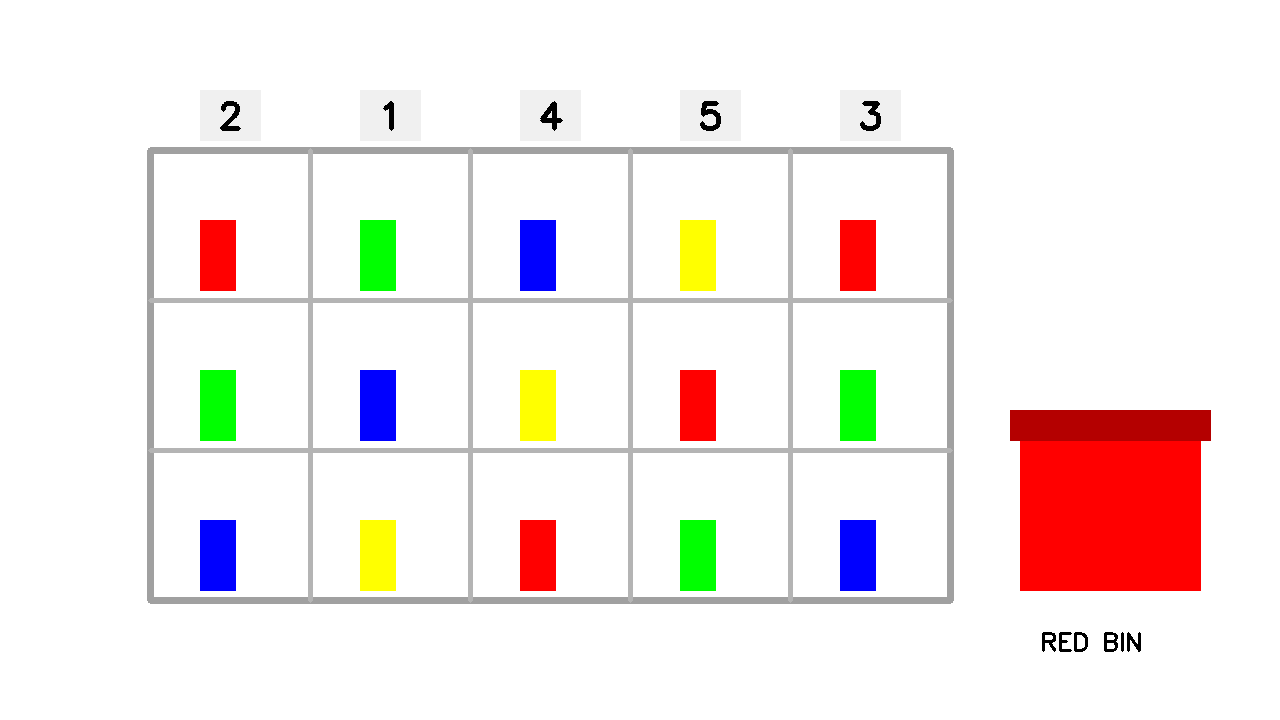
#> input picture cv_experiments/competition_test_scene.png, 1280 x 720 px
$ python classify_objects.py
#> lines starting #> are read from the running program, lines starting #| are printed output that depends on the picture; after the words box and inside, x2 and y2 are one past the last pixel; in counts of white or black regions, pixels touching at a corner belong together
import cv2
import numpy as np


# --------------------------------------------------
# LOAD IMAGE
# --------------------------------------------------

image = cv2.imread("competition_test_scene.png")
#> image is the input picture: shape (720, 1280, 3); mean B, G, R 234, 236.1, 244.8

if image is None:
    raise RuntimeError(
        "ERROR: Could not load competition_test_scene.png"
    )

output = image.copy()

hsv = cv2.cvtColor(image, cv2.COLOR_BGR2HSV)
#> hsv: shape (720, 1280, 3); mean H, S, V 2.2, 19.8, 250.5


# --------------------------------------------------
# HSV COLOR RANGES
# --------------------------------------------------

color_ranges = {

    "GREEN": [
        (
            np.array([35, 100, 100]),
            np.array([85, 255, 255])
        )
    ],

    "BLUE": [
        (
            np.array([90, 100, 100]),
            np.array([130, 255, 255])
        )
    ],

    "YELLOW": [
        (
            np.array([20, 100, 100]),
            np.array([35, 255, 255])
        )
    ],

    "RED": [
        (
            np.array([0, 100, 100]),
            np.array([10, 255, 255])
        ),
        (
            np.array([170, 100, 100]),
            np.array([179, 255, 255])
        )
    ]
}


# --------------------------------------------------
# CREATE MASK
# --------------------------------------------------

def create_mask(hsv_image, ranges):

    final_mask = np.zeros(
        hsv_image.shape[:2],
        dtype=np.uint8
    )

    for lower, upper in ranges:

        current_mask = cv2.inRange(
            hsv_image,
            lower,
            upper
        )

        final_mask = cv2.bitwise_or(
            final_mask,
            current_mask
        )

    return final_mask


# --------------------------------------------------
# CLASSIFY OBJECT
# --------------------------------------------------

def classify_object(color_name, x, y, w, h, area):

    aspect_ratio = w / float(h)

    # Large red object = collection bin
    if (
        color_name == "RED"
        and area > 10000
        and w > 100
        and h > 100
    ):
        return "COLLECTION BIN"

    # Tall, narrow colored object = book
    if (
        area > 1000
        and area < 10000
        and h > w
        and aspect_ratio < 0.8
    ):
        return f"{color_name} BOOK"

    return "UNKNOWN"


# --------------------------------------------------
# PROCESS COLORS
# --------------------------------------------------

detections = []

for color_name, ranges in color_ranges.items():

    mask = create_mask(
        hsv,
        ranges
    )

    contours, _ = cv2.findContours(
        mask,
        cv2.RETR_EXTERNAL,
        cv2.CHAIN_APPROX_SIMPLE
    )

    for contour in contours:

        area = cv2.contourArea(contour)

        if area < 500:
            continue

        x, y, w, h = cv2.boundingRect(contour)

        center_x = x + w // 2
        center_y = y + h // 2

        aspect_ratio = w / float(h)

        object_type = classify_object(
            color_name,
            x,
            y,
            w,
            h,
            area
        )

        detection = {
            "type": object_type,
            "color": color_name,
            "center_x": center_x,
            "center_y": center_y,
            "width": w,
            "height": h,
            "area": area,
            "aspect_ratio": aspect_ratio
        }

        detections.append(detection)

        # ------------------------------------------
        # DRAW RESULT
        # ------------------------------------------

        if object_type == "COLLECTION BIN":
            box_color = (255, 0, 255)

        elif "BOOK" in object_type:
            box_color = (0, 180, 0)

        else:
            box_color = (0, 0, 0)

        cv2.rectangle(
            output,
            (x, y),
            (x + w, y + h),
            box_color,
            3
        )

        cv2.circle(
            output,
            (center_x, center_y),
            5,
            (0, 0, 0),
            -1
        )

        cv2.putText(
            output,
            object_type,
            (x, y - 10),
            cv2.FONT_HERSHEY_SIMPLEX,
            0.55,
            box_color,
            2
        )
#> this loop made 4 passes
#> pass 1, `mask = create_mask( hsv, ranges )`:
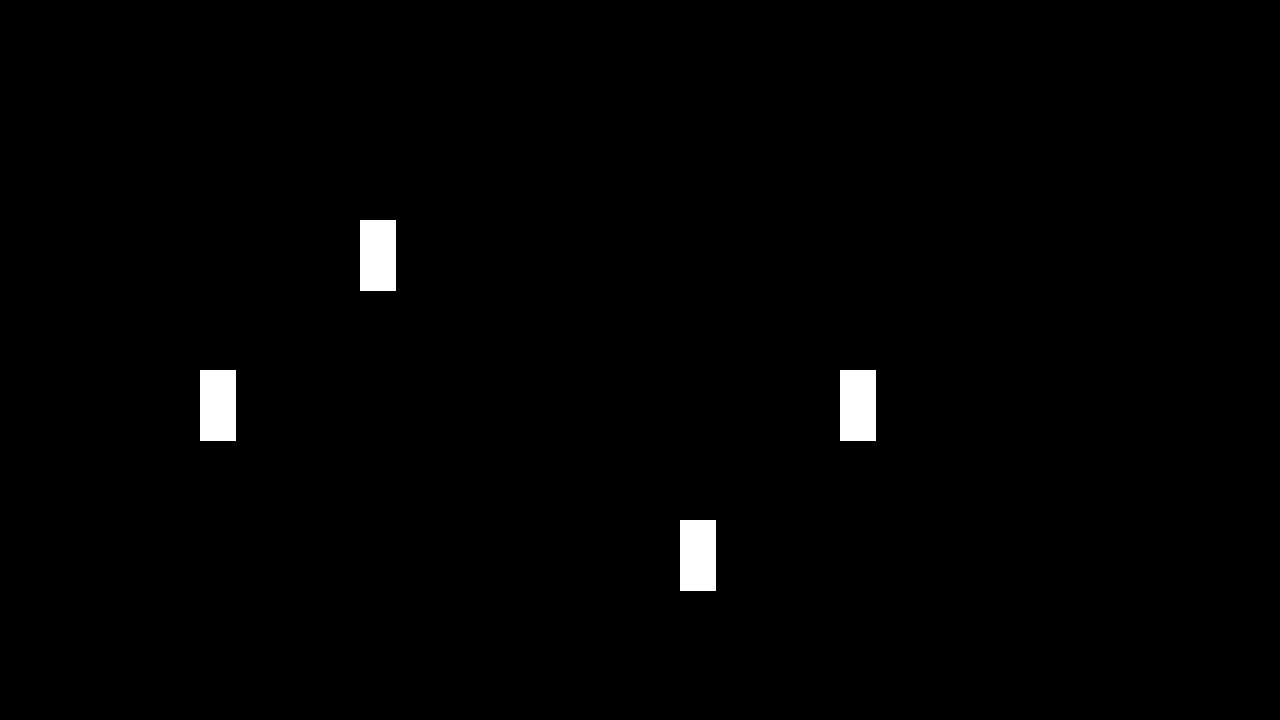
#> mask: shape (720, 1280); 1.1% white; 4 white regions, box (x1, y1, x2, y2) and area: (360, 220, 396, 291) 2556, (200, 370, 236, 441) 2556, (840, 370, 876, 441) 2556, (680, 520, 716, 591) 2556
#> pass 3, `mask = create_mask( hsv, ranges )`:
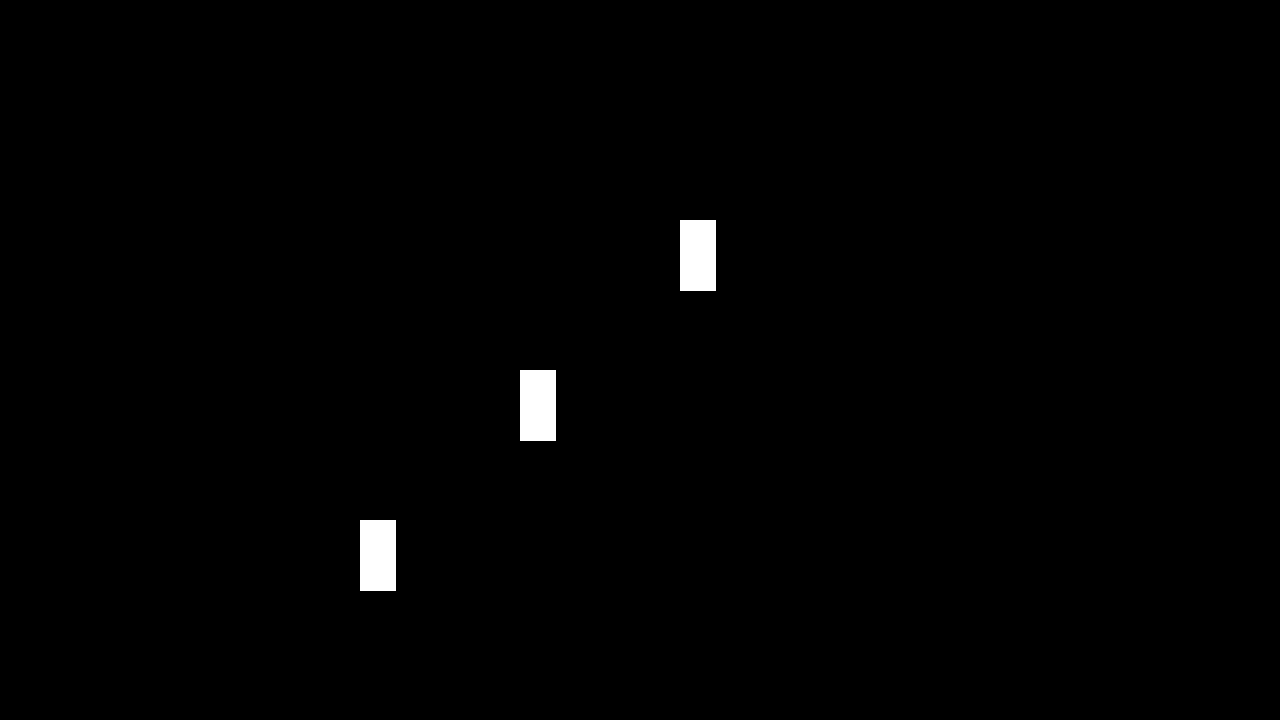
#> mask: shape (720, 1280); 0.83% white; 3 white regions, box (x1, y1, x2, y2) and area: (680, 220, 716, 291) 2556, (520, 370, 556, 441) 2556, (360, 520, 396, 591) 2556
#> after the loop:
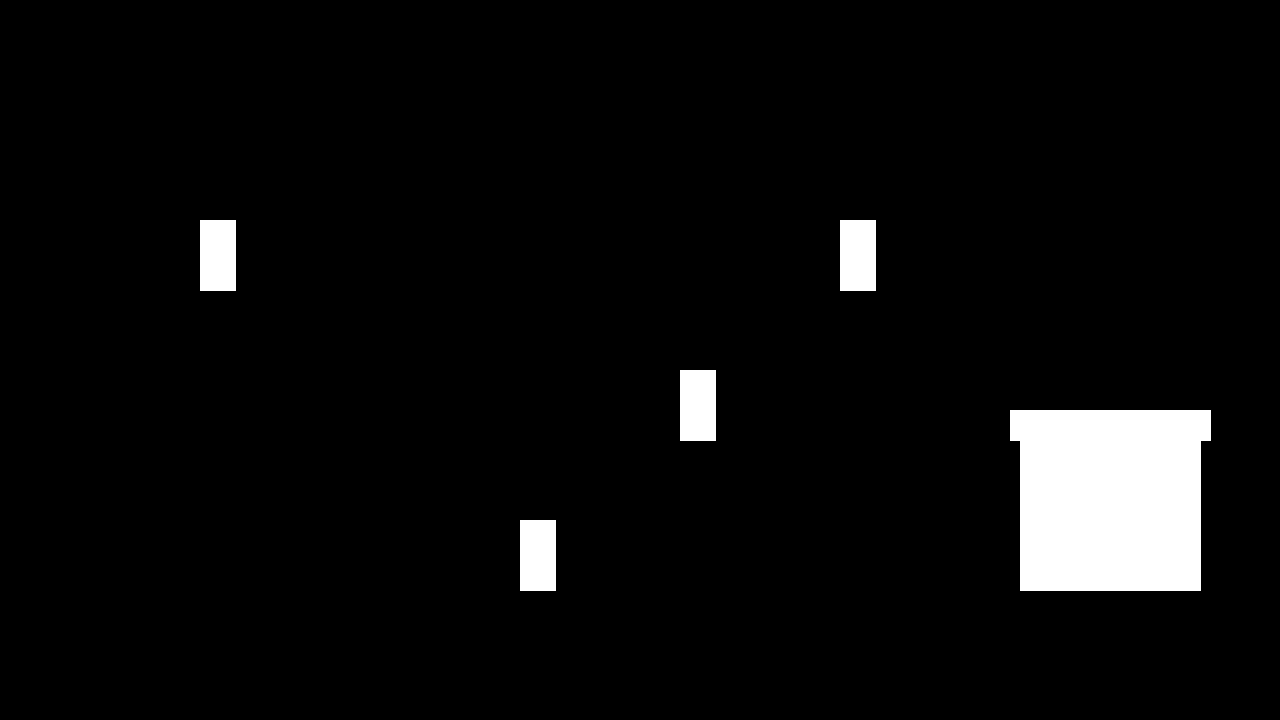
#> mask: shape (720, 1280); 4.7% white; 5 white regions, box (x1, y1, x2, y2) and area: (1010, 410, 1211, 591) 33381, (200, 220, 236, 291) 2556, (840, 220, 876, 291) 2556, (680, 370, 716, 441) 2556, (520, 520, 556, 591) 2556
#> after the loop:
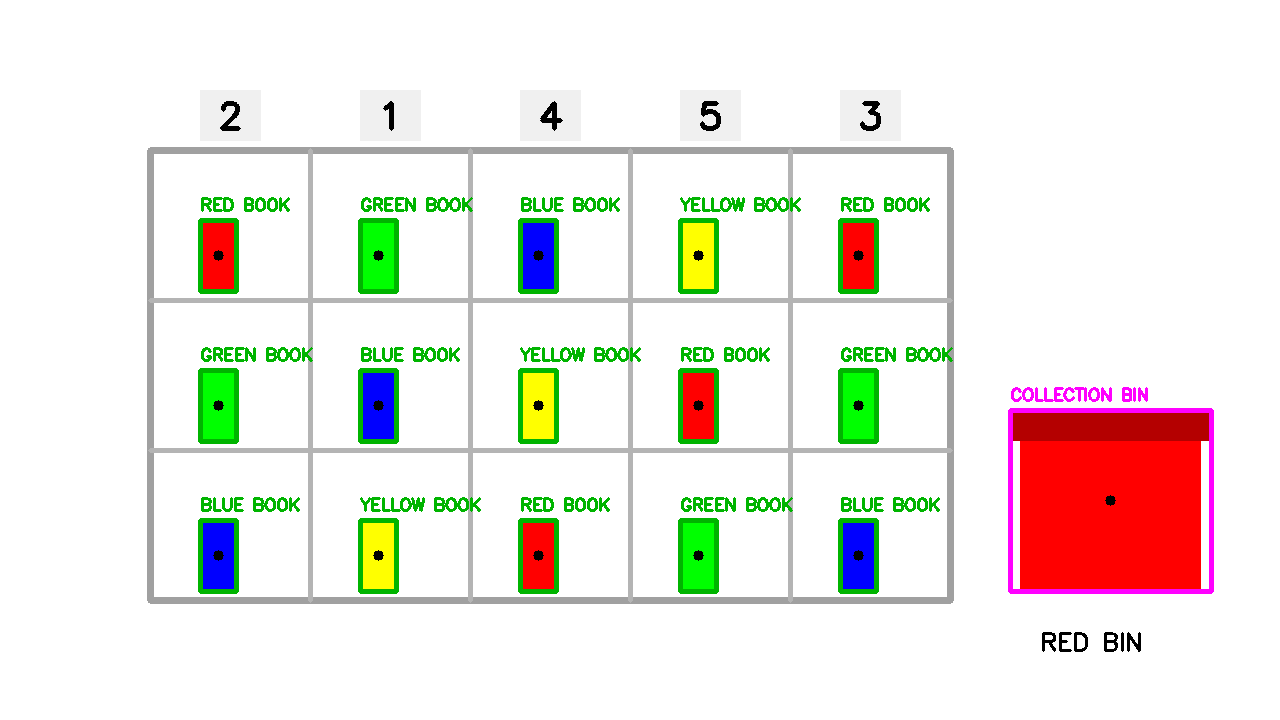
#> output: shape (720, 1280, 3); 3.74% of pixels changed, all inside (x1, y1, x2, y2) = (198, 197, 1214, 594)
#> after the loop, detections = 16 items


# --------------------------------------------------
# PRINT RESULTS
# --------------------------------------------------

print()
print("========================================")
print("PERCEPTION RESULTS")
print("========================================")

book_count = 0
bin_count = 0
unknown_count = 0

for detection in detections:

    print()

    print("Type:", detection["type"])
    print("Color:", detection["color"])

    print(
        "Center:",
        (
            detection["center_x"],
            detection["center_y"]
        )
    )

    print(
        "Size:",
        (
            detection["width"],
            detection["height"]
        )
    )

    print(
        "Area:",
        round(detection["area"], 2)
    )

    print(
        "Aspect ratio:",
        round(detection["aspect_ratio"], 2)
    )

    if "BOOK" in detection["type"]:
        book_count += 1

    elif detection["type"] == "COLLECTION BIN":
        bin_count += 1

    else:
        unknown_count += 1
#> this loop made 16 passes
#> bin_count on pass 13: 1
#> (printed output is left out)
#> after the loop, bin_count = 1; book_count = 15; unknown_count = 0


print()
print("========================================")
print("SUMMARY")
print("========================================")

print("Books detected:", book_count)
#| Books detected: 15
print("Collection bins detected:", bin_count)
#| Collection bins detected: 1
print("Unknown objects:", unknown_count)
#| Unknown objects: 0


# --------------------------------------------------
# SAVE RESULT
# --------------------------------------------------

cv2.imwrite(
    "classified_objects.png",
    output
)

print()
print("Saved classified_objects.png")
